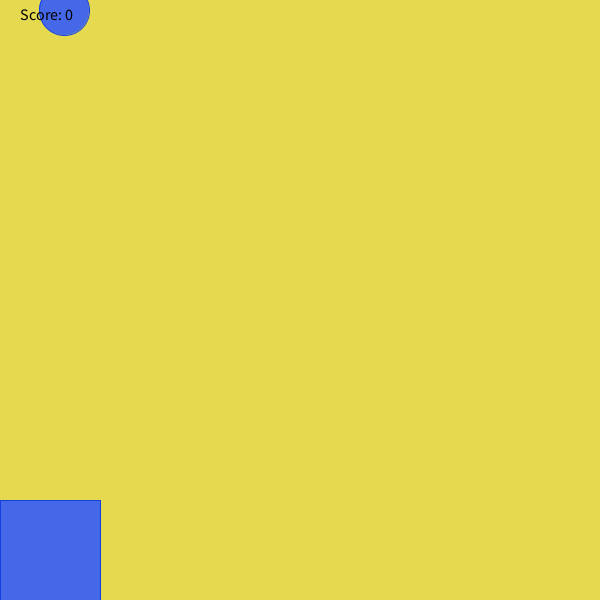
Frame 1 (no input)
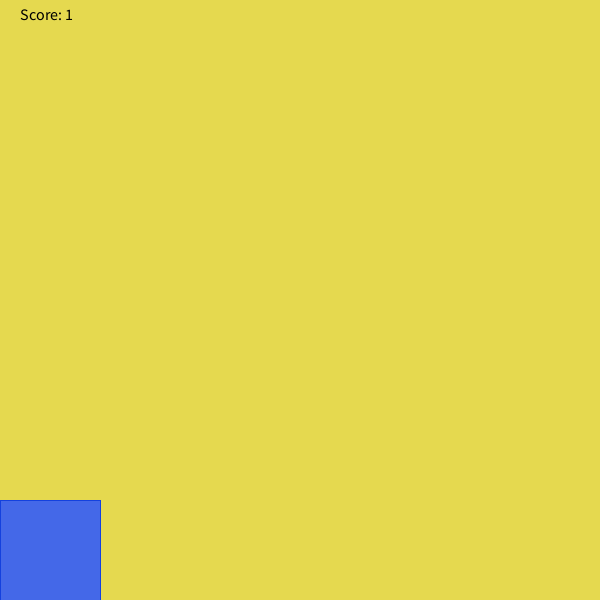
Frame 60 (the mouse pressed at the canvas centre just before this capture)
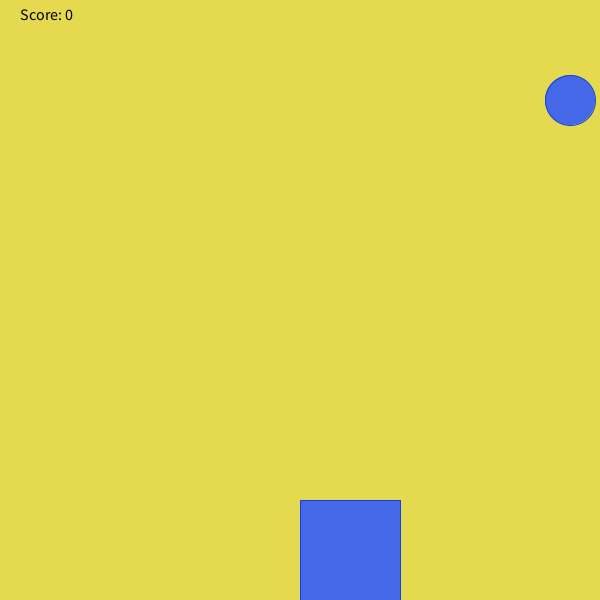
Frame 120 (the mouse held since frame 60 and released just before this capture)

The Processing sketch that drew these frames (run headless with seeded random() and noise(); from frame 60 on, the mouse is pressed at the canvas centre):

// Processing sketch: sketch_191027b
// ── sketch_191027b.pde
int x;
int y;
int z = (int) random(width);
int score;
void checkCatch(int x){
     if (x > mouseX && x < mouseX+100)
          score++;
     else if (score > 0)
          score--;
     println("Your score is now: " + score); }
void setup(){
size(600,600);

}

void draw(){
background(#E5D94F);

  fill(#4468E8);
stroke(#1441DE);

y+=10;
ellipse(z,y,50,50);
if(y>=600){
  y=0;
  y+=50;
  z = (int) random(width);

}
rect(mouseX,500,100,100);
stroke(#BFBEB9);
if(y == 450){
  checkCatch(z);
}
  
fill(0, 0, 0);
textSize(16);
text("Score: " + score, 20, 20);

}
